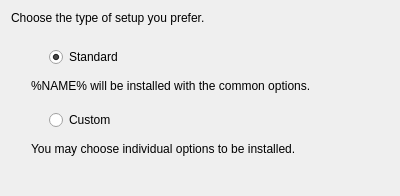
<?xml version="1.0" encoding="UTF-8"?>
<ui version="4.0">
 <class>StandardOrCustom</class>
 <widget class="QWidget" name="StandardOrCustom">
  <property name="geometry">
   <rect>
    <x>0</x>
    <y>0</y>
    <width>400</width>
    <height>196</height>
   </rect>
  </property>
  <property name="windowTitle">
   <string>Setup Type</string>
  </property>
  <layout class="QVBoxLayout" name="verticalLayout">
   <item>
    <widget class="QLabel" name="label">
     <property name="text">
      <string>Choose the type of setup you prefer.</string>
     </property>
    </widget>
   </item>
   <item>
    <spacer name="verticalSpacer_2">
     <property name="orientation">
      <enum>Qt::Vertical</enum>
     </property>
     <property name="sizeType">
      <enum>QSizePolicy::Fixed</enum>
     </property>
     <property name="sizeHint" stdset="0">
      <size>
       <width>20</width>
       <height>10</height>
      </size>
     </property>
    </spacer>
   </item>
   <item>
    <layout class="QHBoxLayout" name="horizontalLayout">
     <item>
      <widget class="QLabel" name="label_2">
       <property name="sizePolicy">
        <sizepolicy hsizetype="Fixed" vsizetype="Fixed">
         <horstretch>0</horstretch>
         <verstretch>0</verstretch>
        </sizepolicy>
       </property>
       <property name="minimumSize">
        <size>
         <width>32</width>
         <height>32</height>
        </size>
       </property>
       <property name="text">
        <string/>
       </property>
       <property name="pixmap">
        <pixmap resource="../../../resources/standardorcustom.qrc">:/apple.png</pixmap>
       </property>
      </widget>
     </item>
     <item>
      <widget class="QRadioButton" name="standardRadioButton">
       <property name="text">
        <string>Standard</string>
       </property>
       <property name="checked">
        <bool>true</bool>
       </property>
      </widget>
     </item>
    </layout>
   </item>
   <item>
    <widget class="QLabel" name="standardLabel">
     <property name="text">
      <string>%NAME% will be installed with the common options.</string>
     </property>
     <property name="indent">
      <number>20</number>
     </property>
    </widget>
   </item>
   <item>
    <spacer name="verticalSpacer_3">
     <property name="orientation">
      <enum>Qt::Vertical</enum>
     </property>
     <property name="sizeType">
      <enum>QSizePolicy::Fixed</enum>
     </property>
     <property name="sizeHint" stdset="0">
      <size>
       <width>20</width>
       <height>5</height>
      </size>
     </property>
    </spacer>
   </item>
   <item>
    <layout class="QHBoxLayout" name="horizontalLayout_2">
     <item>
      <widget class="QLabel" name="label_4">
       <property name="sizePolicy">
        <sizepolicy hsizetype="Fixed" vsizetype="Fixed">
         <horstretch>0</horstretch>
         <verstretch>0</verstretch>
        </sizepolicy>
       </property>
       <property name="minimumSize">
        <size>
         <width>32</width>
         <height>32</height>
        </size>
       </property>
       <property name="text">
        <string/>
       </property>
       <property name="pixmap">
        <pixmap resource="../../../resources/standardorcustom.qrc">:/penguin.png</pixmap>
       </property>
      </widget>
     </item>
     <item>
      <widget class="QRadioButton" name="customRadioButton">
       <property name="text">
        <string>Custom</string>
       </property>
       <property name="checked">
        <bool>false</bool>
       </property>
      </widget>
     </item>
    </layout>
   </item>
   <item>
    <widget class="QLabel" name="label_3">
     <property name="text">
      <string>You may choose individual options to be installed.</string>
     </property>
     <property name="indent">
      <number>20</number>
     </property>
    </widget>
   </item>
   <item>
    <spacer name="verticalSpacer">
     <property name="orientation">
      <enum>Qt::Vertical</enum>
     </property>
     <property name="sizeHint" stdset="0">
      <size>
       <width>20</width>
       <height>40</height>
      </size>
     </property>
    </spacer>
   </item>
  </layout>
 </widget>
 <resources>
  <include location="../../../resources/standardorcustom.qrc"/>
 </resources>
 <connections/>
</ui>
